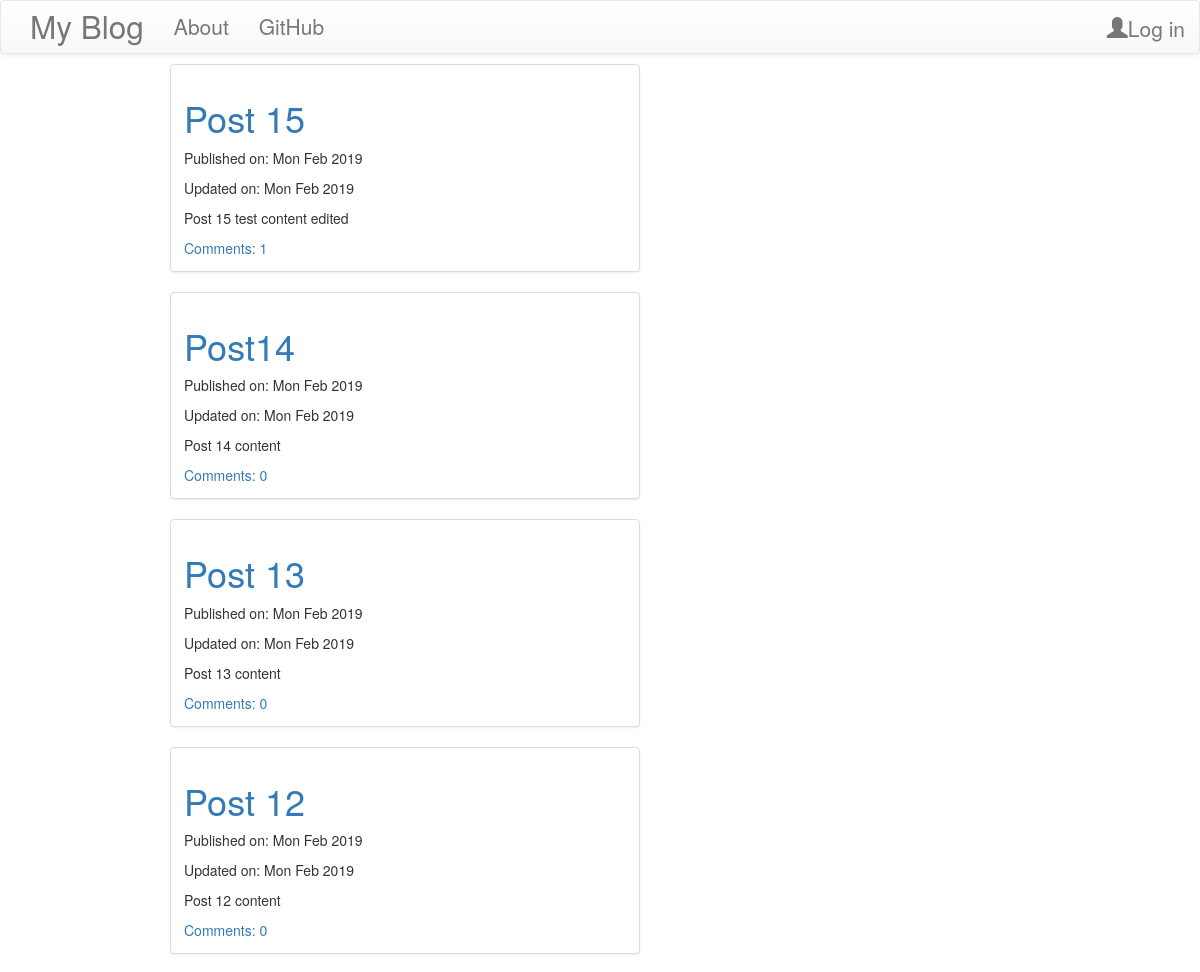
Before: / (upper part) with the older database file.
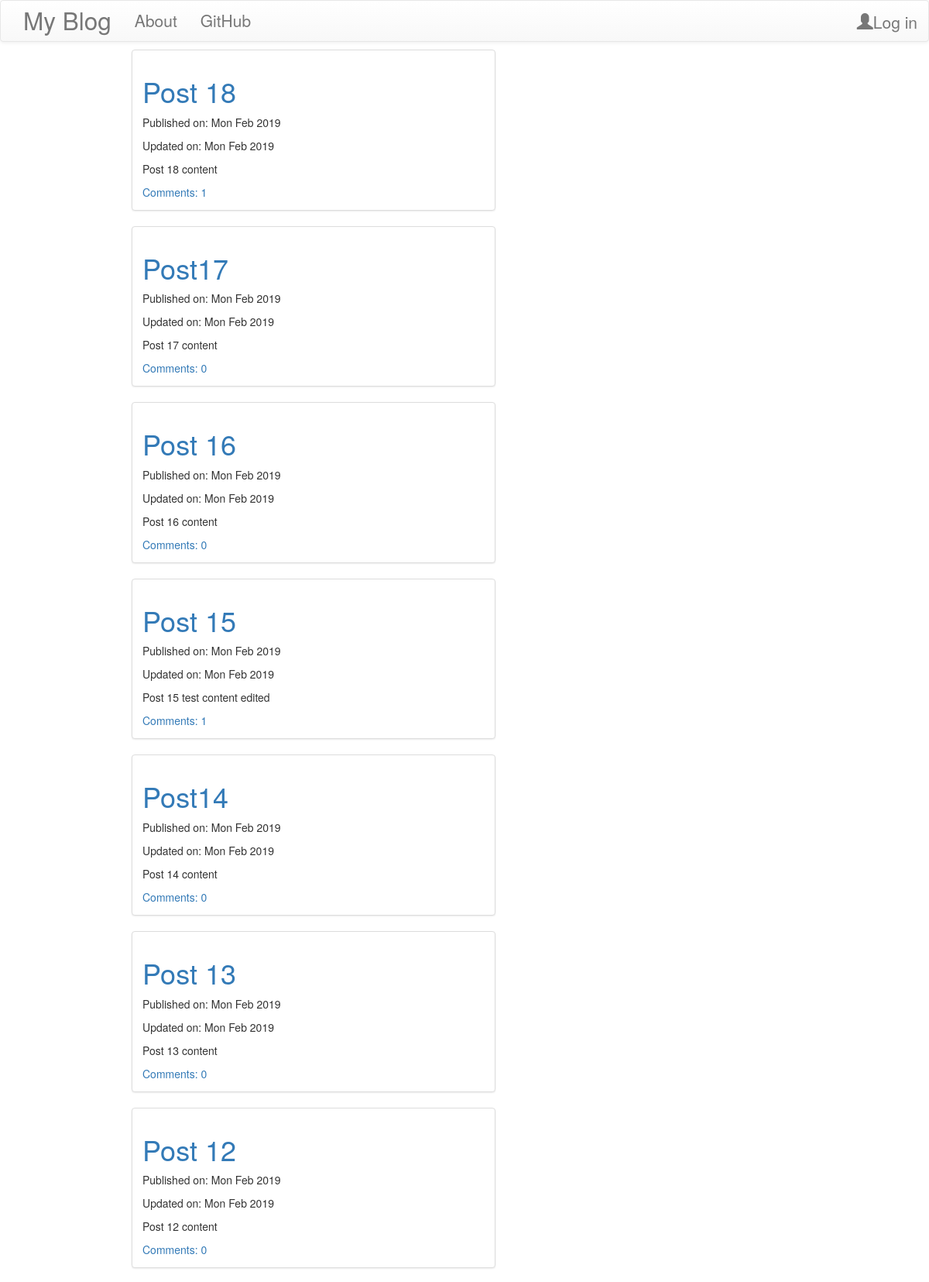
After: the same page with the newer database file.
### blog/models.py (models this page shows, shortened)
class Post(models.Model):
    author = models.ForeignKey('auth.User')
    title = models.CharField(max_length=200)
    text = models.TextField()
    create_date = models.DateTimeField(default=timezone.now)
    published_date = models.DateTimeField(blank=True, null=True)
    updated_date = models.DateTimeField(default=timezone.now)
    def approve_comments(self):
        return self.comments.filter(approved_comment=True)

### blog/views.py (the view)
# urls.py: url(r'^$', views.PostListView.as_view(), name='post_list'),
class PostListView(ListView):
    model = Post
    def get_queryset(self):
        return Post.objects.filter(published_date__lte=timezone.now()).order_by('-published_date')

### blog/templates/blog/post_list.html (shortened to what this page needs)
{% extends "blog/base.html" %}
{% block content %}
<div class="col-sm-8 col-sm-offset-2">
<div class="row">
{% for post in post_list %}
  <div class="col-sm-12">
   <div class="thumbnail">
    <div class="caption">
     <div class="post">
       <h1><a href="{% url 'post_detail' pk=post.pk %}">{{ post.title}}</a></h1>
         <div class="date">
            <p>Published on: {{post.published_date|date:"D M Y"}}</p>
         </div>
          <div class="date">
          <p>Updated on: {{post.updated_date|date:"D M Y"}}</p>
         </div>
         <div class="date">
         <p>{{ post.text|safe|linebreaks|truncatechars:120 }}</p>
         </div>
         <a href="{% url 'post_detail' pk=post.pk %}">Comments: {{ post.approve_comments.count }}</a>
     </div>
    </div>
   </div>
  </div>
  {% cycle "" "<div class='col-sm-12><hr/></div></div><div class='row'>" %}
{% endfor %}
{% endblock %}

### blog/templates/blog/base.html (shortened to what this page needs)
<!DOCTYPE html>
{% load staticfiles %}
<html>
    <head>
        <link rel="stylesheet" href="https://maxcdn.bootstrapcdn.com/bootstrap/3.3.7/css/bootstrap.min.css">
        <link rel="stylesheet" href="https://maxcdn.bootstrapcdn.com/bootstrap/3.3.7/css/bootstrap-theme.min.css">
	  <link rel="stylesheet" href="//cdn.jsdelivr.net/npm/medium-editor@latest/dist/css/medium-editor.min.css" type="text/css" media="screen" charset="utf-8">
	  <link rel="stylesheet" href="{% static 'css/blog.css'%}">
  </head>
  <body>
    <nav class="navbar navbar-default techfont custom-navbar">
      <div class="container">
        <ul class="nav navbar-nav">
          <li><a class='navbar-brand bigbrand' href="{% url 'post_list' %}">My Blog</a></li>
          <li><a href="{% url 'about' %}">About</a></li>
          <li><a href="https://www.github.com">GitHub</a></li>
        </ul>
        <ul class='nav navbar-nav navbar-right'>
          {% if user.is_authenticated %}
          <li>
              <a href="{% url 'post_new'%}">New Post</a>
          </li>
           <li>
              <a href="{% url 'post_draft_list'%}">Drafts</a>
          </li>
           <li>
              <a href="{% url 'logout'%}">Log Out</a>
          </li>
           <li>
              <a>Welcome: {{user.username}}</a>
          </li>
            {% else %}
            <li>
               <a class='nav navbar-right' href="{% url 'login' %}">
               <span class='glyphicon glyphicon-user'></span>Log in </a>
            </li>
          {% endif %}
        </ul>
      </div>
    </nav>
    <div class="content container">
      <div class="row">
        <div class="col-md-8">
          <div class="blog_posts">
            {% block content %}
            {% endblock %}
        </div>
      </div>
    </div>
  </body>
</html>

### blog/static/css/blog.css (style rules this page uses)
.techfont { font_family: 'Russo One', sans-serif; font-size: 1.5em; margin-bottom: 10px; }
.bigbrand { font-size: 1.5em; }

Changed rows visible on the page:
added Post: title "Post 18", published_date "Mon Feb 2019", updated_date "Mon Feb 2019", text "Post 18 content", approve_comments.count "1"
added Post: title "Post17", published_date "Mon Feb 2019", updated_date "Mon Feb 2019", text "Post 17 content", approve_comments.count "0"
added Post: title "Post 16", published_date "Mon Feb 2019", updated_date "Mon Feb 2019", text "Post 16 content", approve_comments.count "0"
